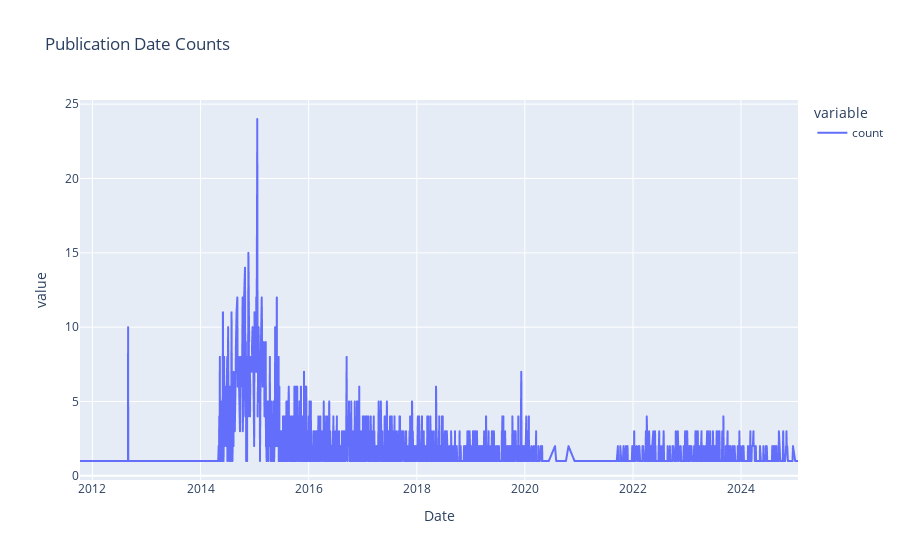

This figure's notebook cell:
### Code cell
# plot the publication date counts using plotly line plot
fig = px.line(publication_date_counts, title='Publication Date Counts')
fig.update_xaxes(title_text='Date')

### Figure 1 — Plotly figure (JSON) as saved in the notebook; plotly's stock layout.template omitted (floating-point values rounded to 4 significant figures; data arrays with more than 128 entries replaced by an {"elided": "..."} marker saying what was removed)
{"data": [{"hovertemplate": "variable=count<br>published_date=%{x}<br>value=%{y}<extra></extra>", "legendgroup": "count", "line": {"color": "#636efa", "dash": "solid"}, "marker": {"symbol": "circle"}, "mode": "lines", "name": "count", "showlegend": true, "type": "scattergl", "x": {"elided": "1981 str values"}, "xaxis": "x", "y": {"elided": "1981 int values"}, "yaxis": "y"}], "layout": {"legend": {"title": {"text": "variable"}, "tracegroupgap": 0}, "title": {"text": "Publication Date Counts"}, "xaxis": {"anchor": "y", "domain": [0, 1], "title": {"text": "Date"}}, "yaxis": {"anchor": "x", "domain": [0, 1], "title": {"text": "value"}}}}
